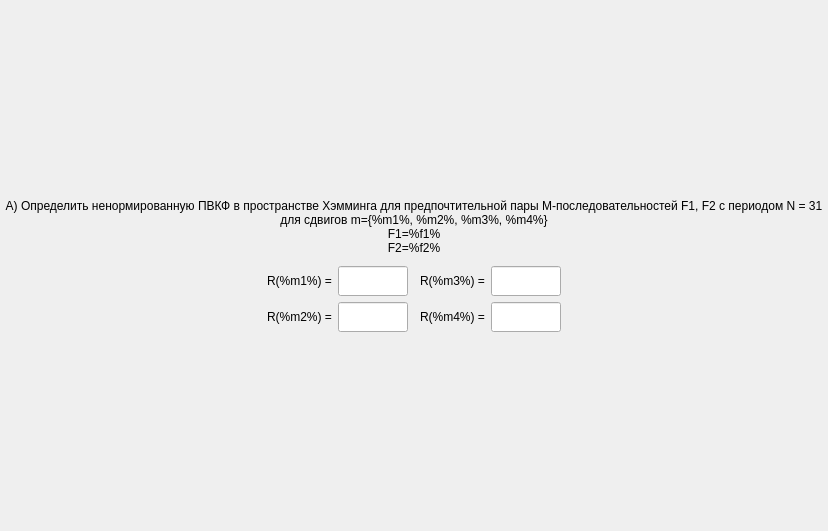
<?xml version="1.0" encoding="UTF-8"?>
<ui version="4.0">
 <class>ScreenTask7A</class>
 <widget class="QFrame" name="ScreenTask7A">
  <property name="geometry">
   <rect>
    <x>0</x>
    <y>0</y>
    <width>828</width>
    <height>531</height>
   </rect>
  </property>
  <property name="windowTitle">
   <string>Frame</string>
  </property>
  <layout class="QGridLayout" name="gridLayout">
   <property name="leftMargin">
    <number>0</number>
   </property>
   <property name="topMargin">
    <number>0</number>
   </property>
   <property name="rightMargin">
    <number>0</number>
   </property>
   <property name="bottomMargin">
    <number>0</number>
   </property>
   <item row="0" column="0">
    <layout class="QVBoxLayout" name="verticalLayout">
     <item>
      <spacer name="verticalSpacer">
       <property name="orientation">
        <enum>Qt::Vertical</enum>
       </property>
       <property name="sizeHint" stdset="0">
        <size>
         <width>0</width>
         <height>0</height>
        </size>
       </property>
      </spacer>
     </item>
     <item>
      <widget class="QLabel" name="title">
       <property name="styleSheet">
        <string notr="true">font: 75 16pt &quot;MS Shell Dlg 2&quot;;</string>
       </property>
       <property name="text">
        <string>А) Определить ненормированную ПВКФ в пространстве Хэмминга для предпочтительной пары М-последовательностей F1, F2 с периодом N = 31 для сдвигов m={%m1%, %m2%, %m3%, %m4%}&lt;br&gt;F1=%f1%&lt;br&gt;F2=%f2%</string>
       </property>
       <property name="alignment">
        <set>Qt::AlignCenter</set>
       </property>
       <property name="wordWrap">
        <bool>true</bool>
       </property>
      </widget>
     </item>
     <item>
      <spacer name="verticalSpacer_4">
       <property name="orientation">
        <enum>Qt::Vertical</enum>
       </property>
       <property name="sizeType">
        <enum>QSizePolicy::Minimum</enum>
       </property>
       <property name="sizeHint" stdset="0">
        <size>
         <width>0</width>
         <height>5</height>
        </size>
       </property>
      </spacer>
     </item>
     <item>
      <layout class="QGridLayout" name="gridLayout_2">
       <item row="1" column="1">
        <widget class="QLabel" name="labelm2">
         <property name="styleSheet">
          <string notr="true">font: 75 14pt &quot;MS Shell Dlg 2&quot;;</string>
         </property>
         <property name="text">
          <string>R(%m2%) =</string>
         </property>
         <property name="alignment">
          <set>Qt::AlignCenter</set>
         </property>
         <property name="wordWrap">
          <bool>true</bool>
         </property>
        </widget>
       </item>
       <item row="0" column="2">
        <widget class="QLineEdit" name="inputm1">
         <property name="sizePolicy">
          <sizepolicy hsizetype="Fixed" vsizetype="Fixed">
           <horstretch>0</horstretch>
           <verstretch>0</verstretch>
          </sizepolicy>
         </property>
         <property name="minimumSize">
          <size>
           <width>70</width>
           <height>30</height>
          </size>
         </property>
         <property name="maximumSize">
          <size>
           <width>70</width>
           <height>30</height>
          </size>
         </property>
         <property name="styleSheet">
          <string notr="true">font: 12pt &quot;MS Shell Dlg 2&quot;;</string>
         </property>
         <property name="alignment">
          <set>Qt::AlignCenter</set>
         </property>
        </widget>
       </item>
       <item row="0" column="1">
        <widget class="QLabel" name="labelm1">
         <property name="styleSheet">
          <string notr="true">font: 75 14pt &quot;MS Shell Dlg 2&quot;;</string>
         </property>
         <property name="text">
          <string>R(%m1%) =</string>
         </property>
         <property name="alignment">
          <set>Qt::AlignCenter</set>
         </property>
         <property name="wordWrap">
          <bool>true</bool>
         </property>
        </widget>
       </item>
       <item row="1" column="0">
        <spacer name="horizontalSpacer_16">
         <property name="orientation">
          <enum>Qt::Horizontal</enum>
         </property>
         <property name="sizeHint" stdset="0">
          <size>
           <width>0</width>
           <height>0</height>
          </size>
         </property>
        </spacer>
       </item>
       <item row="0" column="5">
        <widget class="QLineEdit" name="inputm3">
         <property name="sizePolicy">
          <sizepolicy hsizetype="Fixed" vsizetype="Fixed">
           <horstretch>0</horstretch>
           <verstretch>0</verstretch>
          </sizepolicy>
         </property>
         <property name="minimumSize">
          <size>
           <width>70</width>
           <height>30</height>
          </size>
         </property>
         <property name="maximumSize">
          <size>
           <width>70</width>
           <height>30</height>
          </size>
         </property>
         <property name="styleSheet">
          <string notr="true">font: 12pt &quot;MS Shell Dlg 2&quot;;</string>
         </property>
         <property name="alignment">
          <set>Qt::AlignCenter</set>
         </property>
        </widget>
       </item>
       <item row="1" column="6">
        <spacer name="horizontalSpacer_6">
         <property name="orientation">
          <enum>Qt::Horizontal</enum>
         </property>
         <property name="sizeHint" stdset="0">
          <size>
           <width>0</width>
           <height>0</height>
          </size>
         </property>
        </spacer>
       </item>
       <item row="1" column="2">
        <widget class="QLineEdit" name="inputm2">
         <property name="sizePolicy">
          <sizepolicy hsizetype="Fixed" vsizetype="Fixed">
           <horstretch>0</horstretch>
           <verstretch>0</verstretch>
          </sizepolicy>
         </property>
         <property name="minimumSize">
          <size>
           <width>70</width>
           <height>30</height>
          </size>
         </property>
         <property name="maximumSize">
          <size>
           <width>70</width>
           <height>30</height>
          </size>
         </property>
         <property name="styleSheet">
          <string notr="true">font: 12pt &quot;MS Shell Dlg 2&quot;;</string>
         </property>
         <property name="alignment">
          <set>Qt::AlignCenter</set>
         </property>
        </widget>
       </item>
       <item row="1" column="4">
        <widget class="QLabel" name="labelm4">
         <property name="styleSheet">
          <string notr="true">font: 75 14pt &quot;MS Shell Dlg 2&quot;;</string>
         </property>
         <property name="text">
          <string>R(%m4%) =</string>
         </property>
         <property name="alignment">
          <set>Qt::AlignCenter</set>
         </property>
         <property name="wordWrap">
          <bool>true</bool>
         </property>
        </widget>
       </item>
       <item row="0" column="0">
        <spacer name="horizontalSpacer_15">
         <property name="orientation">
          <enum>Qt::Horizontal</enum>
         </property>
         <property name="sizeHint" stdset="0">
          <size>
           <width>0</width>
           <height>0</height>
          </size>
         </property>
        </spacer>
       </item>
       <item row="0" column="4">
        <widget class="QLabel" name="labelm3">
         <property name="styleSheet">
          <string notr="true">font: 75 14pt &quot;MS Shell Dlg 2&quot;;</string>
         </property>
         <property name="text">
          <string>R(%m3%) =</string>
         </property>
         <property name="alignment">
          <set>Qt::AlignCenter</set>
         </property>
         <property name="wordWrap">
          <bool>true</bool>
         </property>
        </widget>
       </item>
       <item row="0" column="6">
        <spacer name="horizontalSpacer_5">
         <property name="orientation">
          <enum>Qt::Horizontal</enum>
         </property>
         <property name="sizeHint" stdset="0">
          <size>
           <width>0</width>
           <height>0</height>
          </size>
         </property>
        </spacer>
       </item>
       <item row="1" column="5">
        <widget class="QLineEdit" name="inputm4">
         <property name="sizePolicy">
          <sizepolicy hsizetype="Fixed" vsizetype="Fixed">
           <horstretch>0</horstretch>
           <verstretch>0</verstretch>
          </sizepolicy>
         </property>
         <property name="minimumSize">
          <size>
           <width>70</width>
           <height>30</height>
          </size>
         </property>
         <property name="maximumSize">
          <size>
           <width>70</width>
           <height>30</height>
          </size>
         </property>
         <property name="styleSheet">
          <string notr="true">font: 12pt &quot;MS Shell Dlg 2&quot;;</string>
         </property>
         <property name="alignment">
          <set>Qt::AlignCenter</set>
         </property>
        </widget>
       </item>
       <item row="1" column="3">
        <spacer name="horizontalSpacer_7">
         <property name="orientation">
          <enum>Qt::Horizontal</enum>
         </property>
         <property name="sizeType">
          <enum>QSizePolicy::Minimum</enum>
         </property>
         <property name="sizeHint" stdset="0">
          <size>
           <width>6</width>
           <height>0</height>
          </size>
         </property>
        </spacer>
       </item>
       <item row="0" column="3">
        <spacer name="horizontalSpacer_8">
         <property name="orientation">
          <enum>Qt::Horizontal</enum>
         </property>
         <property name="sizeType">
          <enum>QSizePolicy::Minimum</enum>
         </property>
         <property name="sizeHint" stdset="0">
          <size>
           <width>6</width>
           <height>0</height>
          </size>
         </property>
        </spacer>
       </item>
      </layout>
     </item>
     <item>
      <spacer name="verticalSpacer_2">
       <property name="orientation">
        <enum>Qt::Vertical</enum>
       </property>
       <property name="sizeHint" stdset="0">
        <size>
         <width>0</width>
         <height>0</height>
        </size>
       </property>
      </spacer>
     </item>
    </layout>
   </item>
  </layout>
 </widget>
 <resources/>
 <connections/>
</ui>
